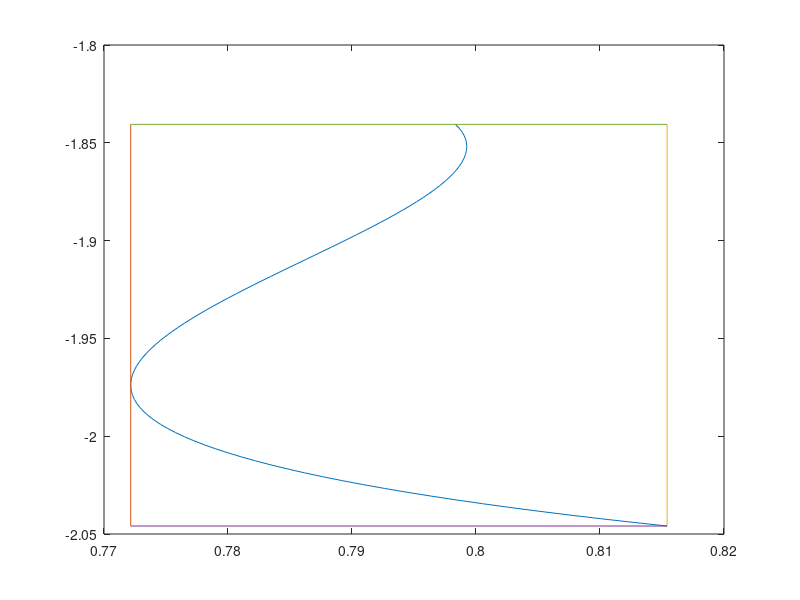

Write MATLAB code to recreate this figure.

Ax = [0.798340, 0.031631, -0.288986, 0.274429];
Ay = [-1.840576, -0.185532, -0.060379, 0.040573];

t = linspace(0, 1);
x = Ax(1) + Ax(2)*t + Ax(3)*t.^2 + Ax(4)*t.^3;
y = Ay(1) + Ay(2)*t + Ay(3)*t.^2 + Ay(4)*t.^3;

a = 3*Ax(4);
b = 2*Ax(3);
c = Ax(2);
t1 = (-b + sqrt(b^2 - 4*a*c)) / (2*a);
t2 = (-b - sqrt(b^2 - 4*a*c)) / (2*a);
x1 = Ax(1);
x2 = Ax(1) + Ax(2)*t1 + Ax(3)*t1.^2 + Ax(4)*t1.^3;
x3 = Ax(1) + Ax(2)*t2 + Ax(3)*t2.^2 + Ax(4)*t2.^3;
x4 = Ax(1) + Ax(2) + Ax(3) + Ax(4);
bbx1 = min([x1, x2, x3, x4]);
bbx2 = max([x1, x2, x3, x4]);

a = 3*Ay(4);
b = 2*Ay(3);
c = Ay(2);
t1 = (b + sqrt(b^2 - 4*a*c)) / (2*a);
t2 = (b - sqrt(b^2 - 4*a*c)) / (2*a);
y1 = Ay(1);
y2 = Ay(1) + Ay(2)*t1 + Ay(3)*t1.^2 + Ay(4)*t1.^3;
y3 = Ay(1) + Ay(2)*t2 + Ay(3)*t2.^2 + Ay(4)*t2.^3;
y4 = Ay(1) + Ay(2) + Ay(3) + Ay(4);
bby1 = min([y1, y2, y4]);
bby2 = max([y1, y2, y4]);

hold off
plot(x, y);
hold on
plot([bbx1, bbx1], [bby1, bby2]);
plot([bbx2, bbx2], [bby1, bby2]);
plot([bbx1, bbx2], [bby1, bby1]);
plot([bbx1, bbx2], [bby2, bby2]);

